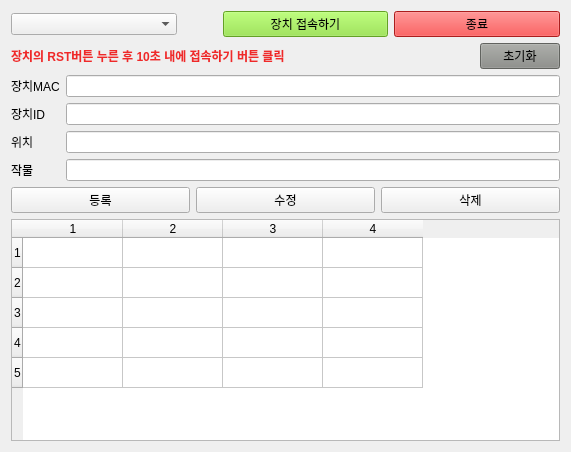
<?xml version="1.0" encoding="UTF-8"?>
<ui version="4.0">
 <class>Widget</class>
 <widget class="QWidget" name="Widget">
  <property name="geometry">
   <rect>
    <x>0</x>
    <y>0</y>
    <width>571</width>
    <height>452</height>
   </rect>
  </property>
  <property name="windowTitle">
   <string>장치 등록</string>
  </property>
  <layout class="QGridLayout" name="gridLayout_2">
   <item row="0" column="0">
    <layout class="QGridLayout" name="gridLayout">
     <item row="0" column="2">
      <widget class="QPushButton" name="pb_connect">
       <property name="palette">
        <palette>
         <active>
          <colorrole role="WindowText">
           <brush brushstyle="SolidPattern">
            <color alpha="255">
             <red>0</red>
             <green>0</green>
             <blue>0</blue>
            </color>
           </brush>
          </colorrole>
          <colorrole role="Button">
           <brush brushstyle="SolidPattern">
            <color alpha="255">
             <red>138</red>
             <green>226</green>
             <blue>52</blue>
            </color>
           </brush>
          </colorrole>
          <colorrole role="Light">
           <brush brushstyle="SolidPattern">
            <color alpha="255">
             <red>198</red>
             <green>255</green>
             <blue>143</blue>
            </color>
           </brush>
          </colorrole>
          <colorrole role="Midlight">
           <brush brushstyle="SolidPattern">
            <color alpha="255">
             <red>168</red>
             <green>240</green>
             <blue>97</blue>
            </color>
           </brush>
          </colorrole>
          <colorrole role="Dark">
           <brush brushstyle="SolidPattern">
            <color alpha="255">
             <red>69</red>
             <green>113</green>
             <blue>26</blue>
            </color>
           </brush>
          </colorrole>
          <colorrole role="Mid">
           <brush brushstyle="SolidPattern">
            <color alpha="255">
             <red>92</red>
             <green>151</green>
             <blue>34</blue>
            </color>
           </brush>
          </colorrole>
          <colorrole role="Text">
           <brush brushstyle="SolidPattern">
            <color alpha="255">
             <red>0</red>
             <green>0</green>
             <blue>0</blue>
            </color>
           </brush>
          </colorrole>
          <colorrole role="BrightText">
           <brush brushstyle="SolidPattern">
            <color alpha="255">
             <red>255</red>
             <green>255</green>
             <blue>255</blue>
            </color>
           </brush>
          </colorrole>
          <colorrole role="ButtonText">
           <brush brushstyle="SolidPattern">
            <color alpha="255">
             <red>0</red>
             <green>0</green>
             <blue>0</blue>
            </color>
           </brush>
          </colorrole>
          <colorrole role="Base">
           <brush brushstyle="SolidPattern">
            <color alpha="255">
             <red>255</red>
             <green>255</green>
             <blue>255</blue>
            </color>
           </brush>
          </colorrole>
          <colorrole role="Window">
           <brush brushstyle="SolidPattern">
            <color alpha="255">
             <red>138</red>
             <green>226</green>
             <blue>52</blue>
            </color>
           </brush>
          </colorrole>
          <colorrole role="Shadow">
           <brush brushstyle="SolidPattern">
            <color alpha="255">
             <red>0</red>
             <green>0</green>
             <blue>0</blue>
            </color>
           </brush>
          </colorrole>
          <colorrole role="AlternateBase">
           <brush brushstyle="SolidPattern">
            <color alpha="255">
             <red>196</red>
             <green>240</green>
             <blue>153</blue>
            </color>
           </brush>
          </colorrole>
          <colorrole role="ToolTipBase">
           <brush brushstyle="SolidPattern">
            <color alpha="255">
             <red>255</red>
             <green>255</green>
             <blue>220</blue>
            </color>
           </brush>
          </colorrole>
          <colorrole role="ToolTipText">
           <brush brushstyle="SolidPattern">
            <color alpha="255">
             <red>0</red>
             <green>0</green>
             <blue>0</blue>
            </color>
           </brush>
          </colorrole>
          <colorrole role="PlaceholderText">
           <brush brushstyle="SolidPattern">
            <color alpha="128">
             <red>0</red>
             <green>0</green>
             <blue>0</blue>
            </color>
           </brush>
          </colorrole>
         </active>
         <inactive>
          <colorrole role="WindowText">
           <brush brushstyle="SolidPattern">
            <color alpha="255">
             <red>0</red>
             <green>0</green>
             <blue>0</blue>
            </color>
           </brush>
          </colorrole>
          <colorrole role="Button">
           <brush brushstyle="SolidPattern">
            <color alpha="255">
             <red>138</red>
             <green>226</green>
             <blue>52</blue>
            </color>
           </brush>
          </colorrole>
          <colorrole role="Light">
           <brush brushstyle="SolidPattern">
            <color alpha="255">
             <red>198</red>
             <green>255</green>
             <blue>143</blue>
            </color>
           </brush>
          </colorrole>
          <colorrole role="Midlight">
           <brush brushstyle="SolidPattern">
            <color alpha="255">
             <red>168</red>
             <green>240</green>
             <blue>97</blue>
            </color>
           </brush>
          </colorrole>
          <colorrole role="Dark">
           <brush brushstyle="SolidPattern">
            <color alpha="255">
             <red>69</red>
             <green>113</green>
             <blue>26</blue>
            </color>
           </brush>
          </colorrole>
          <colorrole role="Mid">
           <brush brushstyle="SolidPattern">
            <color alpha="255">
             <red>92</red>
             <green>151</green>
             <blue>34</blue>
            </color>
           </brush>
          </colorrole>
          <colorrole role="Text">
           <brush brushstyle="SolidPattern">
            <color alpha="255">
             <red>0</red>
             <green>0</green>
             <blue>0</blue>
            </color>
           </brush>
          </colorrole>
          <colorrole role="BrightText">
           <brush brushstyle="SolidPattern">
            <color alpha="255">
             <red>255</red>
             <green>255</green>
             <blue>255</blue>
            </color>
           </brush>
          </colorrole>
          <colorrole role="ButtonText">
           <brush brushstyle="SolidPattern">
            <color alpha="255">
             <red>0</red>
             <green>0</green>
             <blue>0</blue>
            </color>
           </brush>
          </colorrole>
          <colorrole role="Base">
           <brush brushstyle="SolidPattern">
            <color alpha="255">
             <red>255</red>
             <green>255</green>
             <blue>255</blue>
            </color>
           </brush>
          </colorrole>
          <colorrole role="Window">
           <brush brushstyle="SolidPattern">
            <color alpha="255">
             <red>138</red>
             <green>226</green>
             <blue>52</blue>
            </color>
           </brush>
          </colorrole>
          <colorrole role="Shadow">
           <brush brushstyle="SolidPattern">
            <color alpha="255">
             <red>0</red>
             <green>0</green>
             <blue>0</blue>
            </color>
           </brush>
          </colorrole>
          <colorrole role="AlternateBase">
           <brush brushstyle="SolidPattern">
            <color alpha="255">
             <red>196</red>
             <green>240</green>
             <blue>153</blue>
            </color>
           </brush>
          </colorrole>
          <colorrole role="ToolTipBase">
           <brush brushstyle="SolidPattern">
            <color alpha="255">
             <red>255</red>
             <green>255</green>
             <blue>220</blue>
            </color>
           </brush>
          </colorrole>
          <colorrole role="ToolTipText">
           <brush brushstyle="SolidPattern">
            <color alpha="255">
             <red>0</red>
             <green>0</green>
             <blue>0</blue>
            </color>
           </brush>
          </colorrole>
          <colorrole role="PlaceholderText">
           <brush brushstyle="SolidPattern">
            <color alpha="128">
             <red>0</red>
             <green>0</green>
             <blue>0</blue>
            </color>
           </brush>
          </colorrole>
         </inactive>
         <disabled>
          <colorrole role="WindowText">
           <brush brushstyle="SolidPattern">
            <color alpha="255">
             <red>69</red>
             <green>113</green>
             <blue>26</blue>
            </color>
           </brush>
          </colorrole>
          <colorrole role="Button">
           <brush brushstyle="SolidPattern">
            <color alpha="255">
             <red>138</red>
             <green>226</green>
             <blue>52</blue>
            </color>
           </brush>
          </colorrole>
          <colorrole role="Light">
           <brush brushstyle="SolidPattern">
            <color alpha="255">
             <red>198</red>
             <green>255</green>
             <blue>143</blue>
            </color>
           </brush>
          </colorrole>
          <colorrole role="Midlight">
           <brush brushstyle="SolidPattern">
            <color alpha="255">
             <red>168</red>
             <green>240</green>
             <blue>97</blue>
            </color>
           </brush>
          </colorrole>
          <colorrole role="Dark">
           <brush brushstyle="SolidPattern">
            <color alpha="255">
             <red>69</red>
             <green>113</green>
             <blue>26</blue>
            </color>
           </brush>
          </colorrole>
          <colorrole role="Mid">
           <brush brushstyle="SolidPattern">
            <color alpha="255">
             <red>92</red>
             <green>151</green>
             <blue>34</blue>
            </color>
           </brush>
          </colorrole>
          <colorrole role="Text">
           <brush brushstyle="SolidPattern">
            <color alpha="255">
             <red>69</red>
             <green>113</green>
             <blue>26</blue>
            </color>
           </brush>
          </colorrole>
          <colorrole role="BrightText">
           <brush brushstyle="SolidPattern">
            <color alpha="255">
             <red>255</red>
             <green>255</green>
             <blue>255</blue>
            </color>
           </brush>
          </colorrole>
          <colorrole role="ButtonText">
           <brush brushstyle="SolidPattern">
            <color alpha="255">
             <red>69</red>
             <green>113</green>
             <blue>26</blue>
            </color>
           </brush>
          </colorrole>
          <colorrole role="Base">
           <brush brushstyle="SolidPattern">
            <color alpha="255">
             <red>138</red>
             <green>226</green>
             <blue>52</blue>
            </color>
           </brush>
          </colorrole>
          <colorrole role="Window">
           <brush brushstyle="SolidPattern">
            <color alpha="255">
             <red>138</red>
             <green>226</green>
             <blue>52</blue>
            </color>
           </brush>
          </colorrole>
          <colorrole role="Shadow">
           <brush brushstyle="SolidPattern">
            <color alpha="255">
             <red>0</red>
             <green>0</green>
             <blue>0</blue>
            </color>
           </brush>
          </colorrole>
          <colorrole role="AlternateBase">
           <brush brushstyle="SolidPattern">
            <color alpha="255">
             <red>138</red>
             <green>226</green>
             <blue>52</blue>
            </color>
           </brush>
          </colorrole>
          <colorrole role="ToolTipBase">
           <brush brushstyle="SolidPattern">
            <color alpha="255">
             <red>255</red>
             <green>255</green>
             <blue>220</blue>
            </color>
           </brush>
          </colorrole>
          <colorrole role="ToolTipText">
           <brush brushstyle="SolidPattern">
            <color alpha="255">
             <red>0</red>
             <green>0</green>
             <blue>0</blue>
            </color>
           </brush>
          </colorrole>
          <colorrole role="PlaceholderText">
           <brush brushstyle="SolidPattern">
            <color alpha="128">
             <red>0</red>
             <green>0</green>
             <blue>0</blue>
            </color>
           </brush>
          </colorrole>
         </disabled>
        </palette>
       </property>
       <property name="text">
        <string>장치 접속하기</string>
       </property>
      </widget>
     </item>
     <item row="0" column="0">
      <widget class="QComboBox" name="cb_device"/>
     </item>
     <item row="0" column="1">
      <spacer name="horizontalSpacer">
       <property name="orientation">
        <enum>Qt::Horizontal</enum>
       </property>
       <property name="sizeType">
        <enum>QSizePolicy::Minimum</enum>
       </property>
       <property name="sizeHint" stdset="0">
        <size>
         <width>40</width>
         <height>20</height>
        </size>
       </property>
      </spacer>
     </item>
     <item row="0" column="3">
      <widget class="QPushButton" name="pb_exit">
       <property name="palette">
        <palette>
         <active>
          <colorrole role="WindowText">
           <brush brushstyle="SolidPattern">
            <color alpha="255">
             <red>0</red>
             <green>0</green>
             <blue>0</blue>
            </color>
           </brush>
          </colorrole>
          <colorrole role="Button">
           <brush brushstyle="SolidPattern">
            <color alpha="255">
             <red>239</red>
             <green>41</green>
             <blue>41</blue>
            </color>
           </brush>
          </colorrole>
          <colorrole role="Light">
           <brush brushstyle="SolidPattern">
            <color alpha="255">
             <red>255</red>
             <green>147</green>
             <blue>147</blue>
            </color>
           </brush>
          </colorrole>
          <colorrole role="Midlight">
           <brush brushstyle="SolidPattern">
            <color alpha="255">
             <red>247</red>
             <green>94</green>
             <blue>94</blue>
            </color>
           </brush>
          </colorrole>
          <colorrole role="Dark">
           <brush brushstyle="SolidPattern">
            <color alpha="255">
             <red>119</red>
             <green>20</green>
             <blue>20</blue>
            </color>
           </brush>
          </colorrole>
          <colorrole role="Mid">
           <brush brushstyle="SolidPattern">
            <color alpha="255">
             <red>159</red>
             <green>27</green>
             <blue>27</blue>
            </color>
           </brush>
          </colorrole>
          <colorrole role="Text">
           <brush brushstyle="SolidPattern">
            <color alpha="255">
             <red>0</red>
             <green>0</green>
             <blue>0</blue>
            </color>
           </brush>
          </colorrole>
          <colorrole role="BrightText">
           <brush brushstyle="SolidPattern">
            <color alpha="255">
             <red>255</red>
             <green>255</green>
             <blue>255</blue>
            </color>
           </brush>
          </colorrole>
          <colorrole role="ButtonText">
           <brush brushstyle="SolidPattern">
            <color alpha="255">
             <red>0</red>
             <green>0</green>
             <blue>0</blue>
            </color>
           </brush>
          </colorrole>
          <colorrole role="Base">
           <brush brushstyle="SolidPattern">
            <color alpha="255">
             <red>255</red>
             <green>255</green>
             <blue>255</blue>
            </color>
           </brush>
          </colorrole>
          <colorrole role="Window">
           <brush brushstyle="SolidPattern">
            <color alpha="255">
             <red>239</red>
             <green>41</green>
             <blue>41</blue>
            </color>
           </brush>
          </colorrole>
          <colorrole role="Shadow">
           <brush brushstyle="SolidPattern">
            <color alpha="255">
             <red>0</red>
             <green>0</green>
             <blue>0</blue>
            </color>
           </brush>
          </colorrole>
          <colorrole role="AlternateBase">
           <brush brushstyle="SolidPattern">
            <color alpha="255">
             <red>247</red>
             <green>148</green>
             <blue>148</blue>
            </color>
           </brush>
          </colorrole>
          <colorrole role="ToolTipBase">
           <brush brushstyle="SolidPattern">
            <color alpha="255">
             <red>255</red>
             <green>255</green>
             <blue>220</blue>
            </color>
           </brush>
          </colorrole>
          <colorrole role="ToolTipText">
           <brush brushstyle="SolidPattern">
            <color alpha="255">
             <red>0</red>
             <green>0</green>
             <blue>0</blue>
            </color>
           </brush>
          </colorrole>
          <colorrole role="PlaceholderText">
           <brush brushstyle="SolidPattern">
            <color alpha="128">
             <red>0</red>
             <green>0</green>
             <blue>0</blue>
            </color>
           </brush>
          </colorrole>
         </active>
         <inactive>
          <colorrole role="WindowText">
           <brush brushstyle="SolidPattern">
            <color alpha="255">
             <red>0</red>
             <green>0</green>
             <blue>0</blue>
            </color>
           </brush>
          </colorrole>
          <colorrole role="Button">
           <brush brushstyle="SolidPattern">
            <color alpha="255">
             <red>239</red>
             <green>41</green>
             <blue>41</blue>
            </color>
           </brush>
          </colorrole>
          <colorrole role="Light">
           <brush brushstyle="SolidPattern">
            <color alpha="255">
             <red>255</red>
             <green>147</green>
             <blue>147</blue>
            </color>
           </brush>
          </colorrole>
          <colorrole role="Midlight">
           <brush brushstyle="SolidPattern">
            <color alpha="255">
             <red>247</red>
             <green>94</green>
             <blue>94</blue>
            </color>
           </brush>
          </colorrole>
          <colorrole role="Dark">
           <brush brushstyle="SolidPattern">
            <color alpha="255">
             <red>119</red>
             <green>20</green>
             <blue>20</blue>
            </color>
           </brush>
          </colorrole>
          <colorrole role="Mid">
           <brush brushstyle="SolidPattern">
            <color alpha="255">
             <red>159</red>
             <green>27</green>
             <blue>27</blue>
            </color>
           </brush>
          </colorrole>
          <colorrole role="Text">
           <brush brushstyle="SolidPattern">
            <color alpha="255">
             <red>0</red>
             <green>0</green>
             <blue>0</blue>
            </color>
           </brush>
          </colorrole>
          <colorrole role="BrightText">
           <brush brushstyle="SolidPattern">
            <color alpha="255">
             <red>255</red>
             <green>255</green>
             <blue>255</blue>
            </color>
           </brush>
          </colorrole>
          <colorrole role="ButtonText">
           <brush brushstyle="SolidPattern">
            <color alpha="255">
             <red>0</red>
             <green>0</green>
             <blue>0</blue>
            </color>
           </brush>
          </colorrole>
          <colorrole role="Base">
           <brush brushstyle="SolidPattern">
            <color alpha="255">
             <red>255</red>
             <green>255</green>
             <blue>255</blue>
            </color>
           </brush>
          </colorrole>
          <colorrole role="Window">
           <brush brushstyle="SolidPattern">
            <color alpha="255">
             <red>239</red>
             <green>41</green>
             <blue>41</blue>
            </color>
           </brush>
          </colorrole>
          <colorrole role="Shadow">
           <brush brushstyle="SolidPattern">
            <color alpha="255">
             <red>0</red>
             <green>0</green>
             <blue>0</blue>
            </color>
           </brush>
          </colorrole>
          <colorrole role="AlternateBase">
           <brush brushstyle="SolidPattern">
            <color alpha="255">
             <red>247</red>
             <green>148</green>
             <blue>148</blue>
            </color>
           </brush>
          </colorrole>
          <colorrole role="ToolTipBase">
           <brush brushstyle="SolidPattern">
            <color alpha="255">
             <red>255</red>
             <green>255</green>
             <blue>220</blue>
            </color>
           </brush>
          </colorrole>
          <colorrole role="ToolTipText">
           <brush brushstyle="SolidPattern">
            <color alpha="255">
             <red>0</red>
             <green>0</green>
             <blue>0</blue>
            </color>
           </brush>
          </colorrole>
          <colorrole role="PlaceholderText">
           <brush brushstyle="SolidPattern">
            <color alpha="128">
             <red>0</red>
             <green>0</green>
             <blue>0</blue>
            </color>
           </brush>
          </colorrole>
         </inactive>
         <disabled>
          <colorrole role="WindowText">
           <brush brushstyle="SolidPattern">
            <color alpha="255">
             <red>119</red>
             <green>20</green>
             <blue>20</blue>
            </color>
           </brush>
          </colorrole>
          <colorrole role="Button">
           <brush brushstyle="SolidPattern">
            <color alpha="255">
             <red>239</red>
             <green>41</green>
             <blue>41</blue>
            </color>
           </brush>
          </colorrole>
          <colorrole role="Light">
           <brush brushstyle="SolidPattern">
            <color alpha="255">
             <red>255</red>
             <green>147</green>
             <blue>147</blue>
            </color>
           </brush>
          </colorrole>
          <colorrole role="Midlight">
           <brush brushstyle="SolidPattern">
            <color alpha="255">
             <red>247</red>
             <green>94</green>
             <blue>94</blue>
            </color>
           </brush>
          </colorrole>
          <colorrole role="Dark">
           <brush brushstyle="SolidPattern">
            <color alpha="255">
             <red>119</red>
             <green>20</green>
             <blue>20</blue>
            </color>
           </brush>
          </colorrole>
          <colorrole role="Mid">
           <brush brushstyle="SolidPattern">
            <color alpha="255">
             <red>159</red>
             <green>27</green>
             <blue>27</blue>
            </color>
           </brush>
          </colorrole>
          <colorrole role="Text">
           <brush brushstyle="SolidPattern">
            <color alpha="255">
             <red>119</red>
             <green>20</green>
             <blue>20</blue>
            </color>
           </brush>
          </colorrole>
          <colorrole role="BrightText">
           <brush brushstyle="SolidPattern">
            <color alpha="255">
             <red>255</red>
             <green>255</green>
             <blue>255</blue>
            </color>
           </brush>
          </colorrole>
          <colorrole role="ButtonText">
           <brush brushstyle="SolidPattern">
            <color alpha="255">
             <red>119</red>
             <green>20</green>
             <blue>20</blue>
            </color>
           </brush>
          </colorrole>
          <colorrole role="Base">
           <brush brushstyle="SolidPattern">
            <color alpha="255">
             <red>239</red>
             <green>41</green>
             <blue>41</blue>
            </color>
           </brush>
          </colorrole>
          <colorrole role="Window">
           <brush brushstyle="SolidPattern">
            <color alpha="255">
             <red>239</red>
             <green>41</green>
             <blue>41</blue>
            </color>
           </brush>
          </colorrole>
          <colorrole role="Shadow">
           <brush brushstyle="SolidPattern">
            <color alpha="255">
             <red>0</red>
             <green>0</green>
             <blue>0</blue>
            </color>
           </brush>
          </colorrole>
          <colorrole role="AlternateBase">
           <brush brushstyle="SolidPattern">
            <color alpha="255">
             <red>239</red>
             <green>41</green>
             <blue>41</blue>
            </color>
           </brush>
          </colorrole>
          <colorrole role="ToolTipBase">
           <brush brushstyle="SolidPattern">
            <color alpha="255">
             <red>255</red>
             <green>255</green>
             <blue>220</blue>
            </color>
           </brush>
          </colorrole>
          <colorrole role="ToolTipText">
           <brush brushstyle="SolidPattern">
            <color alpha="255">
             <red>0</red>
             <green>0</green>
             <blue>0</blue>
            </color>
           </brush>
          </colorrole>
          <colorrole role="PlaceholderText">
           <brush brushstyle="SolidPattern">
            <color alpha="128">
             <red>0</red>
             <green>0</green>
             <blue>0</blue>
            </color>
           </brush>
          </colorrole>
         </disabled>
        </palette>
       </property>
       <property name="text">
        <string>종료</string>
       </property>
      </widget>
     </item>
    </layout>
   </item>
   <item row="1" column="0">
    <layout class="QHBoxLayout" name="horizontalLayout_3">
     <item>
      <widget class="QLabel" name="label">
       <property name="palette">
        <palette>
         <active>
          <colorrole role="WindowText">
           <brush brushstyle="SolidPattern">
            <color alpha="255">
             <red>239</red>
             <green>41</green>
             <blue>41</blue>
            </color>
           </brush>
          </colorrole>
         </active>
         <inactive>
          <colorrole role="WindowText">
           <brush brushstyle="SolidPattern">
            <color alpha="255">
             <red>239</red>
             <green>41</green>
             <blue>41</blue>
            </color>
           </brush>
          </colorrole>
         </inactive>
         <disabled>
          <colorrole role="WindowText">
           <brush brushstyle="SolidPattern">
            <color alpha="255">
             <red>190</red>
             <green>190</green>
             <blue>190</blue>
            </color>
           </brush>
          </colorrole>
         </disabled>
        </palette>
       </property>
       <property name="font">
        <font>
         <weight>75</weight>
         <bold>true</bold>
        </font>
       </property>
       <property name="text">
        <string>장치의 RST버튼 누른 후 10초 내에 접속하기 버튼 클릭</string>
       </property>
      </widget>
     </item>
     <item>
      <spacer name="horizontalSpacer_2">
       <property name="orientation">
        <enum>Qt::Horizontal</enum>
       </property>
       <property name="sizeHint" stdset="0">
        <size>
         <width>40</width>
         <height>20</height>
        </size>
       </property>
      </spacer>
     </item>
     <item>
      <widget class="QPushButton" name="pb_init">
       <property name="palette">
        <palette>
         <active>
          <colorrole role="WindowText">
           <brush brushstyle="SolidPattern">
            <color alpha="255">
             <red>0</red>
             <green>0</green>
             <blue>0</blue>
            </color>
           </brush>
          </colorrole>
          <colorrole role="Button">
           <brush brushstyle="SolidPattern">
            <color alpha="255">
             <red>136</red>
             <green>138</green>
             <blue>133</blue>
            </color>
           </brush>
          </colorrole>
          <colorrole role="Light">
           <brush brushstyle="SolidPattern">
            <color alpha="255">
             <red>204</red>
             <green>207</green>
             <blue>200</blue>
            </color>
           </brush>
          </colorrole>
          <colorrole role="Midlight">
           <brush brushstyle="SolidPattern">
            <color alpha="255">
             <red>170</red>
             <green>172</green>
             <blue>166</blue>
            </color>
           </brush>
          </colorrole>
          <colorrole role="Dark">
           <brush brushstyle="SolidPattern">
            <color alpha="255">
             <red>68</red>
             <green>69</green>
             <blue>66</blue>
            </color>
           </brush>
          </colorrole>
          <colorrole role="Mid">
           <brush brushstyle="SolidPattern">
            <color alpha="255">
             <red>91</red>
             <green>92</green>
             <blue>89</blue>
            </color>
           </brush>
          </colorrole>
          <colorrole role="Text">
           <brush brushstyle="SolidPattern">
            <color alpha="255">
             <red>0</red>
             <green>0</green>
             <blue>0</blue>
            </color>
           </brush>
          </colorrole>
          <colorrole role="BrightText">
           <brush brushstyle="SolidPattern">
            <color alpha="255">
             <red>255</red>
             <green>255</green>
             <blue>255</blue>
            </color>
           </brush>
          </colorrole>
          <colorrole role="ButtonText">
           <brush brushstyle="SolidPattern">
            <color alpha="255">
             <red>0</red>
             <green>0</green>
             <blue>0</blue>
            </color>
           </brush>
          </colorrole>
          <colorrole role="Base">
           <brush brushstyle="SolidPattern">
            <color alpha="255">
             <red>255</red>
             <green>255</green>
             <blue>255</blue>
            </color>
           </brush>
          </colorrole>
          <colorrole role="Window">
           <brush brushstyle="SolidPattern">
            <color alpha="255">
             <red>136</red>
             <green>138</green>
             <blue>133</blue>
            </color>
           </brush>
          </colorrole>
          <colorrole role="Shadow">
           <brush brushstyle="SolidPattern">
            <color alpha="255">
             <red>0</red>
             <green>0</green>
             <blue>0</blue>
            </color>
           </brush>
          </colorrole>
          <colorrole role="AlternateBase">
           <brush brushstyle="SolidPattern">
            <color alpha="255">
             <red>195</red>
             <green>196</green>
             <blue>194</blue>
            </color>
           </brush>
          </colorrole>
          <colorrole role="ToolTipBase">
           <brush brushstyle="SolidPattern">
            <color alpha="255">
             <red>255</red>
             <green>255</green>
             <blue>220</blue>
            </color>
           </brush>
          </colorrole>
          <colorrole role="ToolTipText">
           <brush brushstyle="SolidPattern">
            <color alpha="255">
             <red>0</red>
             <green>0</green>
             <blue>0</blue>
            </color>
           </brush>
          </colorrole>
          <colorrole role="PlaceholderText">
           <brush brushstyle="SolidPattern">
            <color alpha="128">
             <red>0</red>
             <green>0</green>
             <blue>0</blue>
            </color>
           </brush>
          </colorrole>
         </active>
         <inactive>
          <colorrole role="WindowText">
           <brush brushstyle="SolidPattern">
            <color alpha="255">
             <red>0</red>
             <green>0</green>
             <blue>0</blue>
            </color>
           </brush>
          </colorrole>
          <colorrole role="Button">
           <brush brushstyle="SolidPattern">
            <color alpha="255">
             <red>136</red>
             <green>138</green>
             <blue>133</blue>
            </color>
           </brush>
          </colorrole>
          <colorrole role="Light">
           <brush brushstyle="SolidPattern">
            <color alpha="255">
             <red>204</red>
             <green>207</green>
             <blue>200</blue>
            </color>
           </brush>
          </colorrole>
          <colorrole role="Midlight">
           <brush brushstyle="SolidPattern">
            <color alpha="255">
             <red>170</red>
             <green>172</green>
             <blue>166</blue>
            </color>
           </brush>
          </colorrole>
          <colorrole role="Dark">
           <brush brushstyle="SolidPattern">
            <color alpha="255">
             <red>68</red>
             <green>69</green>
             <blue>66</blue>
            </color>
           </brush>
          </colorrole>
          <colorrole role="Mid">
           <brush brushstyle="SolidPattern">
            <color alpha="255">
             <red>91</red>
             <green>92</green>
             <blue>89</blue>
            </color>
           </brush>
          </colorrole>
          <colorrole role="Text">
           <brush brushstyle="SolidPattern">
            <color alpha="255">
             <red>0</red>
             <green>0</green>
             <blue>0</blue>
            </color>
           </brush>
          </colorrole>
          <colorrole role="BrightText">
           <brush brushstyle="SolidPattern">
            <color alpha="255">
             <red>255</red>
             <green>255</green>
             <blue>255</blue>
            </color>
           </brush>
          </colorrole>
          <colorrole role="ButtonText">
           <brush brushstyle="SolidPattern">
            <color alpha="255">
             <red>0</red>
             <green>0</green>
             <blue>0</blue>
            </color>
           </brush>
          </colorrole>
          <colorrole role="Base">
           <brush brushstyle="SolidPattern">
            <color alpha="255">
             <red>255</red>
             <green>255</green>
             <blue>255</blue>
            </color>
           </brush>
          </colorrole>
          <colorrole role="Window">
           <brush brushstyle="SolidPattern">
            <color alpha="255">
             <red>136</red>
             <green>138</green>
             <blue>133</blue>
            </color>
           </brush>
          </colorrole>
          <colorrole role="Shadow">
           <brush brushstyle="SolidPattern">
            <color alpha="255">
             <red>0</red>
             <green>0</green>
             <blue>0</blue>
            </color>
           </brush>
          </colorrole>
          <colorrole role="AlternateBase">
           <brush brushstyle="SolidPattern">
            <color alpha="255">
             <red>195</red>
             <green>196</green>
             <blue>194</blue>
            </color>
           </brush>
          </colorrole>
          <colorrole role="ToolTipBase">
           <brush brushstyle="SolidPattern">
            <color alpha="255">
             <red>255</red>
             <green>255</green>
             <blue>220</blue>
            </color>
           </brush>
          </colorrole>
          <colorrole role="ToolTipText">
           <brush brushstyle="SolidPattern">
            <color alpha="255">
             <red>0</red>
             <green>0</green>
             <blue>0</blue>
            </color>
           </brush>
          </colorrole>
          <colorrole role="PlaceholderText">
           <brush brushstyle="SolidPattern">
            <color alpha="128">
             <red>0</red>
             <green>0</green>
             <blue>0</blue>
            </color>
           </brush>
          </colorrole>
         </inactive>
         <disabled>
          <colorrole role="WindowText">
           <brush brushstyle="SolidPattern">
            <color alpha="255">
             <red>68</red>
             <green>69</green>
             <blue>66</blue>
            </color>
           </brush>
          </colorrole>
          <colorrole role="Button">
           <brush brushstyle="SolidPattern">
            <color alpha="255">
             <red>136</red>
             <green>138</green>
             <blue>133</blue>
            </color>
           </brush>
          </colorrole>
          <colorrole role="Light">
           <brush brushstyle="SolidPattern">
            <color alpha="255">
             <red>204</red>
             <green>207</green>
             <blue>200</blue>
            </color>
           </brush>
          </colorrole>
          <colorrole role="Midlight">
           <brush brushstyle="SolidPattern">
            <color alpha="255">
             <red>170</red>
             <green>172</green>
             <blue>166</blue>
            </color>
           </brush>
          </colorrole>
          <colorrole role="Dark">
           <brush brushstyle="SolidPattern">
            <color alpha="255">
             <red>68</red>
             <green>69</green>
             <blue>66</blue>
            </color>
           </brush>
          </colorrole>
          <colorrole role="Mid">
           <brush brushstyle="SolidPattern">
            <color alpha="255">
             <red>91</red>
             <green>92</green>
             <blue>89</blue>
            </color>
           </brush>
          </colorrole>
          <colorrole role="Text">
           <brush brushstyle="SolidPattern">
            <color alpha="255">
             <red>68</red>
             <green>69</green>
             <blue>66</blue>
            </color>
           </brush>
          </colorrole>
          <colorrole role="BrightText">
           <brush brushstyle="SolidPattern">
            <color alpha="255">
             <red>255</red>
             <green>255</green>
             <blue>255</blue>
            </color>
           </brush>
          </colorrole>
          <colorrole role="ButtonText">
           <brush brushstyle="SolidPattern">
            <color alpha="255">
             <red>68</red>
             <green>69</green>
             <blue>66</blue>
            </color>
           </brush>
          </colorrole>
          <colorrole role="Base">
           <brush brushstyle="SolidPattern">
            <color alpha="255">
             <red>136</red>
             <green>138</green>
             <blue>133</blue>
            </color>
           </brush>
          </colorrole>
          <colorrole role="Window">
           <brush brushstyle="SolidPattern">
            <color alpha="255">
             <red>136</red>
             <green>138</green>
             <blue>133</blue>
            </color>
           </brush>
          </colorrole>
          <colorrole role="Shadow">
           <brush brushstyle="SolidPattern">
            <color alpha="255">
             <red>0</red>
             <green>0</green>
             <blue>0</blue>
            </color>
           </brush>
          </colorrole>
          <colorrole role="AlternateBase">
           <brush brushstyle="SolidPattern">
            <color alpha="255">
             <red>136</red>
             <green>138</green>
             <blue>133</blue>
            </color>
           </brush>
          </colorrole>
          <colorrole role="ToolTipBase">
           <brush brushstyle="SolidPattern">
            <color alpha="255">
             <red>255</red>
             <green>255</green>
             <blue>220</blue>
            </color>
           </brush>
          </colorrole>
          <colorrole role="ToolTipText">
           <brush brushstyle="SolidPattern">
            <color alpha="255">
             <red>0</red>
             <green>0</green>
             <blue>0</blue>
            </color>
           </brush>
          </colorrole>
          <colorrole role="PlaceholderText">
           <brush brushstyle="SolidPattern">
            <color alpha="128">
             <red>0</red>
             <green>0</green>
             <blue>0</blue>
            </color>
           </brush>
          </colorrole>
         </disabled>
        </palette>
       </property>
       <property name="text">
        <string>초기화</string>
       </property>
      </widget>
     </item>
    </layout>
   </item>
   <item row="2" column="0">
    <layout class="QVBoxLayout" name="verticalLayout_3">
     <item>
      <layout class="QHBoxLayout" name="horizontalLayout">
       <item>
        <layout class="QVBoxLayout" name="verticalLayout">
         <item>
          <widget class="QLabel" name="lb_mac">
           <property name="text">
            <string>장치MAC</string>
           </property>
          </widget>
         </item>
         <item>
          <widget class="QLabel" name="lb_id">
           <property name="text">
            <string>장치ID</string>
           </property>
          </widget>
         </item>
         <item>
          <widget class="QLabel" name="lb_loc">
           <property name="text">
            <string>위치</string>
           </property>
          </widget>
         </item>
         <item>
          <widget class="QLabel" name="lb_crop">
           <property name="text">
            <string>작물</string>
           </property>
          </widget>
         </item>
        </layout>
       </item>
       <item>
        <layout class="QVBoxLayout" name="verticalLayout_2">
         <item>
          <widget class="QLineEdit" name="le_mac"/>
         </item>
         <item>
          <widget class="QLineEdit" name="le_id"/>
         </item>
         <item>
          <widget class="QLineEdit" name="le_loc"/>
         </item>
         <item>
          <widget class="QLineEdit" name="le_crop"/>
         </item>
        </layout>
       </item>
      </layout>
     </item>
     <item>
      <layout class="QHBoxLayout" name="horizontalLayout_2">
       <item>
        <widget class="QPushButton" name="pb_ins">
         <property name="text">
          <string>등록</string>
         </property>
        </widget>
       </item>
       <item>
        <widget class="QPushButton" name="pb_upd">
         <property name="text">
          <string>수정</string>
         </property>
        </widget>
       </item>
       <item>
        <widget class="QPushButton" name="pb_del">
         <property name="text">
          <string>삭제</string>
         </property>
        </widget>
       </item>
      </layout>
     </item>
    </layout>
   </item>
   <item row="3" column="0">
    <widget class="QTableWidget" name="tb_list">
     <property name="rowCount">
      <number>5</number>
     </property>
     <property name="columnCount">
      <number>4</number>
     </property>
     <row/>
     <row/>
     <row/>
     <row/>
     <row/>
     <column/>
     <column/>
     <column/>
     <column/>
    </widget>
   </item>
  </layout>
 </widget>
 <resources/>
 <connections/>
</ui>
